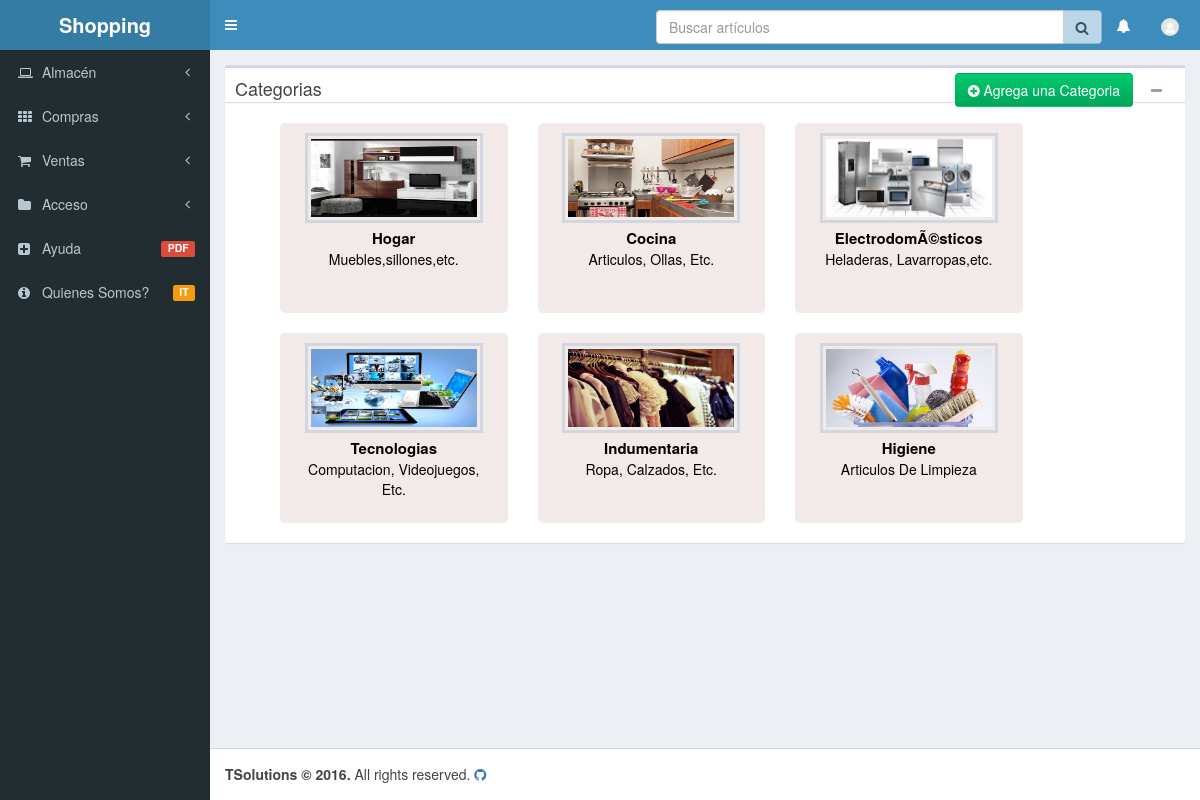
The app's page /index.php?id=warehouse/categories/list.php (signed in) with its own data.
### tables this page shows
CREATE TABLE `categorias` (
  `idcategoria` smallint(6) NOT NULL,
  `tipo` varchar(50) NOT NULL,
  `descripcion_cat` varchar(200) NOT NULL,
  `imagen` varchar(100) NOT NULL,
  `condicion` tinyint(1) NOT NULL
);

### warehouse/categories/list.php (the view, shortened to what this page needs)
<div class="content-wrapper">
  <section class="content">
    <div class="row">
      <div class="col-md-12 col-xs-12">
        <div class="box">
          <div class="box-header with-border">
            <h3 class="box-title">Categorias</h3>
          <div class="box-tools pull-right box-title">
            <?
            if (isset($_SESSION['user']) && $_SESSION['user']=='admin') { ?>
            <a href="index.php?id=warehouse/categories/new.php">
              <button class="btn bg-green-gradient"> <span class="fa fa-plus-circle"></span><btn class='descarto3'>  Agrega una Categoria</btn></button>
            </a>
            <? } ?>
            <button class="btn btn-box-tool" data-widget="collapse"><i class="fa fa-minus"></i></button>
          </div>
        </div>
        <div class="box-body ">
          <div class="row">
            <div class="col-md-12 col-xs-12">
              <div class="container-fluid">
                <?php
                $categories=$link->query("SELECT * FROM categorias");
                $haycategories=$categories->fetch_array(MYSQLI_ASSOC);
                if($haycategories==true){
                $categorias=$link->query("SELECT * FROM categorias");
                 while ($reg=$categorias->fetch_array(MYSQLI_ASSOC))
                  {  ?>
                  <a href="index.php?id=warehouse/articles/list.php&category=<?php echo $reg['idcategoria'];?>">
                  <div class="col-md-3 col-sm-3 cajitas">
                    <img class="profile-user-img" src="<?php echo $reg['imagen'];?>">
                    <div class="cajita-text"><?php echo $reg['tipo'];?></div>
                    <div class="cajita-descripcion"><?php echo $reg['descripcion_cat'];?></div>
                  </div>
                  </a>
                 <?php } } else{
                 if (isset($_SESSION['user']) && $_SESSION['user']=='admin') {?>
                  <div class="alert alert-warning col-md-7 col-sm-8" role="alert" style="margin-top:20px;">
                  <span class="fa fa-exclamation-sign">
                  </span><strong> Atención!</strong> No dispones de Categorias.
                </div>
                <?php }  }?>
              </div>
            </div>
  		    </div>
       	</div>
      </div>
    </div>
  </section>
</div>

### static/css/AdminLTE.css (style rules this page uses)
html,body { min-height: 100%; }
.cajitas { background-color:#F2E9E9;color: black; margin-top: 10px; text-align: center; margin-left: 30px;border-radius: 5px; margin-bottom: 10px; height: 190px; }
.cajitas > img { margin-top: 10px; width: 90%;height: 90px; }
.cajita-text { font-weight: bolder;font-size: 15px; margin-top: 5px; }
body { -webkit-font-smoothing: antialiased; -moz-osx-font-smoothing: grayscale; font-family: 'Source Sans Pro', 'Helvetica Neue', Helvetica, Arial, sans-serif; font-weight: 400; overflow-x: hidden; overflow-y: auto; }
.content { min-height: 250px; padding: 15px; margin-right: auto; margin-left: auto; padding-left: 15px; padding-right: 15px; }
h1, h2, h3, h4, h5, h6, .h1, .h2, .h3, .h4, .h5, .h6 { font-family: 'Source Sans Pro', sans-serif; }
a { color: #3c8dbc; }
.box { position: relative; border-radius: 3px; background: #ffffff; border-top: 3px solid #d2d6de; margin-bottom: 20px; width: 100%; box-shadow: 0 1px 1px rgba(0, 0, 0, 0.1); }
.box-header:before, .box-body:before, .box-footer:before, .box-header:after, .box-body:after, .box-footer:after { content: " "; display: table; }
.box-header:after, .box-body:after, .box-footer:after { clear: both; }
.box-header { display: block; padding: 10px 10px 0px 10px; position: relative; font-size: 12px; }
.box-header.with-border { border-bottom: 1px solid #f4f4f4; }
.box-header > .fa, .box-header > .glyphicon, .box-header > .ion, .box-header .box-title { display: inline-block; font-size: 18px; margin: 0; line-height: 1; }
.box-header > .box-tools { position: absolute; right: 10px; top: 5px; }
.btn-box-tool { padding: 5px; font-size: 12px; background: transparent; color: #97a0b3; }
.box-body { border-top-left-radius: 0; border-top-right-radius: 0; border-bottom-right-radius: 3px; border-bottom-left-radius: 3px; padding: 10px; }
.profile-user-img { margin: 0 auto; padding: 3px; border: 3px solid #d2d6de; }
.box-header { color: #444; padding: 10px 10px 5px 10px; position: relative; font-size: 19px; margin: 0; line-height: 1; box-shadow: 0 0 1px rgba(0, 0, 0, 0.1); }
.with-border { border-bottom: 1px solid #DCDCDC; }
.box-header.with-border { border-bottom: 1px solid #DCDCDC; }
.btn { border-radius: 3px; -webkit-box-shadow: none; box-shadow: none; border: 1px solid transparent; }
.bg-green-gradient { background: #00a65a !important; background: -webkit-gradient(linear, left bottom, left top, color-stop(0, #00a65a), color-stop(1, #00ca6d)) !important; background: -ms-linear-gradient(bottom, #00a65a, #00ca6d) !important; background: -moz-linear-gradient(center bottom, #00a65a 0%, #00ca6d 100%) !important; background: -o-linear-gradient(#00ca6d, #00a65a) !important; filter: progid:DXImageTransform.Microsoft.gradient(startColorstr='#00ca6d', endColorstr='#00a65a', GradientType=0) !important; color: #fff; }

### records on screen
categorias: imagen (picture), tipo "Hogar", descripcion_cat "Muebles,sillones,etc."
categorias: imagen (picture), tipo "Cocina", descripcion_cat "Articulos, Ollas, Etc."
categorias: imagen (picture), tipo "ElectrodomÃ©sticos", descripcion_cat "Heladeras, Lavarropas,etc."
categorias: imagen (picture), tipo "Tecnologias", descripcion_cat "Computacion, Videojuegos, Etc."
categorias: imagen (picture), tipo "Indumentaria", descripcion_cat "Ropa, Calzados, Etc."
categorias: imagen (picture), tipo "Higiene", descripcion_cat "Articulos De Limpieza"
